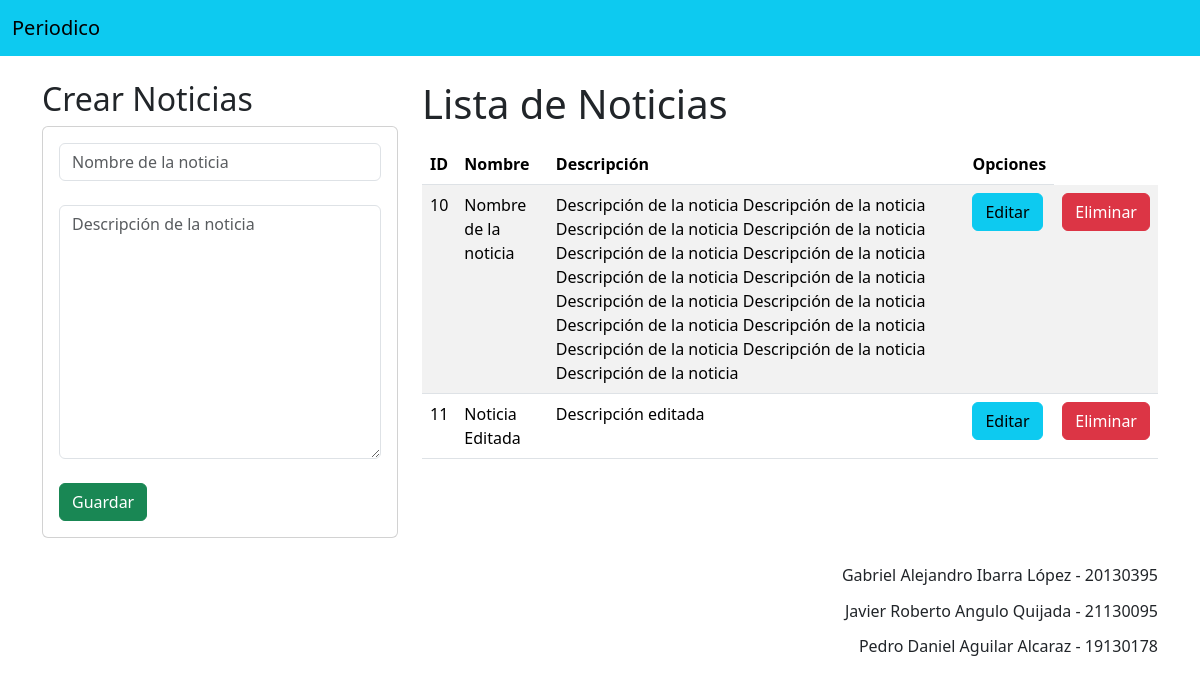
The page / on the database its author committed.
### Noticias/models.py (models this page shows, shortened)
class Noticia(models.Model):
    id = models.AutoField(primary_key=True)
    nombre = models.CharField(max_length=50)
    descripcion = models.TextField()

### Noticias/views.py (the view)
# urls.py: path('', views.home),
def home(request):
    noticias = Noticia.objects.all()
    return render(request,"home.html", {"noticias":noticias})

### Noticias/templates/home.html (shortened to what this page needs)
{% extends "plantilla.html" %}
{% block body %}
    <div class="row">
        <div class="col-sm-12 col-md-6 col-lg-4 col-xl-4">
            <h2>Crear Noticias</h2>
            <div class="card">
                <div class="card-body">
                    <form action="/registrarNoticia/" method="POST">{% csrf_token %}
                        <div class="form-group">
                            <input type="text" id="txtNombre" name="txtNombre" class="form-control" placeholder="Nombre de la noticia">
                        </div>
                        <br>
                        <div class="form-group">
                            <textarea name="txtDescripcion" id="txtDescripcion" rows="10" cols="40" class="form-control" placeholder="Descripción de la noticia">{{ noticia.descripcion }}</textarea>
                        </div>
                        <br>
                        <div class="form-group">
                            <button type="submit" class="btn btn-success btn-block text-white">Guardar</button>
                        </div>
                    </form>
                </div>
            </div>
        </div>
        <div class="col-sm-12 col-md-6 col-lg-8 col-xl-8">
        <h1>Lista de Noticias</h1>
            <div class="table-responsive py-2">
                <table class="table table-striped">
                <thead>
                <tr>
                    <th>ID</th>
                    <th>Nombre</th>
                    <th>Descripción</th>
                    <th colspan="">Opciones</th>
                </tr>
                </thead>
                <tbody>
                {% for i in noticias %}
                    <tr>
                    <td>{{ i.id }}</td>
                    <td>{{ i.nombre }}</td>
                    <td>{{ i.descripcion }}</td>
                    <td><a href="edicionNoticia/{{ i.id }}" class="btn btn-info">Editar</a></td>
                    <td><a href="eliminacionNoticia/{{ i.id }}" class="btn btn-danger btnEliminacion">Eliminar</a></td>
                    </tr>
                {% endfor %}
                </tbody>
                </table>
            </div>
        </div>
    </div>
{% endblock %}

### Noticias/templates/plantilla.html (shortened to what this page needs)
<!DOCTYPE html>
<html lang="en">
<head>
    {% load static %}
    <link href="https://cdn.jsdelivr.net/npm/bootstrap@5.3.3/dist/css/bootstrap.min.css" rel="stylesheet">
    <link rel="stylesheet" href="{% static 'css/style.css' %}">
</head>
<body>
<nav class="navbar navbar-expand-lg bg-info">
  <div class="container-fluid">
    <a class="navbar-brand" href="#">Periodico</a>
  </div>
</nav>
<div class="container py-4">
    {% block body %}
    {% endblock %}
</div>
<h6 class="container py-1">Gabriel Alejandro Ibarra López - 20130395</h6>
<h6 class="container py-1">Javier Roberto Angulo Quijada - 21130095</h6>
<h6 class="container py-1">Pedro Daniel Aguilar Alcaraz - 19130178</h6>
</body>
</html>

### Noticias/static/css/style.css (style rules this page uses)
th, td { text-align: left; }
h6 { text-align: right; }

### rows shown on the page
Noticia: id "10", nombre "Nombre de la noticia", descripcion "Descripción de la noticia Descripción de la noticia Descripción de la noticia Descripción de la noticia Descripción de la noticia Descripción de la noticia Descripción de la noticia Descripción de la noticia Descripción de la noticia Descripción de la noticia Descripción de la noticia Descripción de la noticia Descripción de la noticia Descripción de la noticia Descripción de la noticia"
Noticia: id "11", nombre "Noticia Editada", descripcion "Descripción editada"
